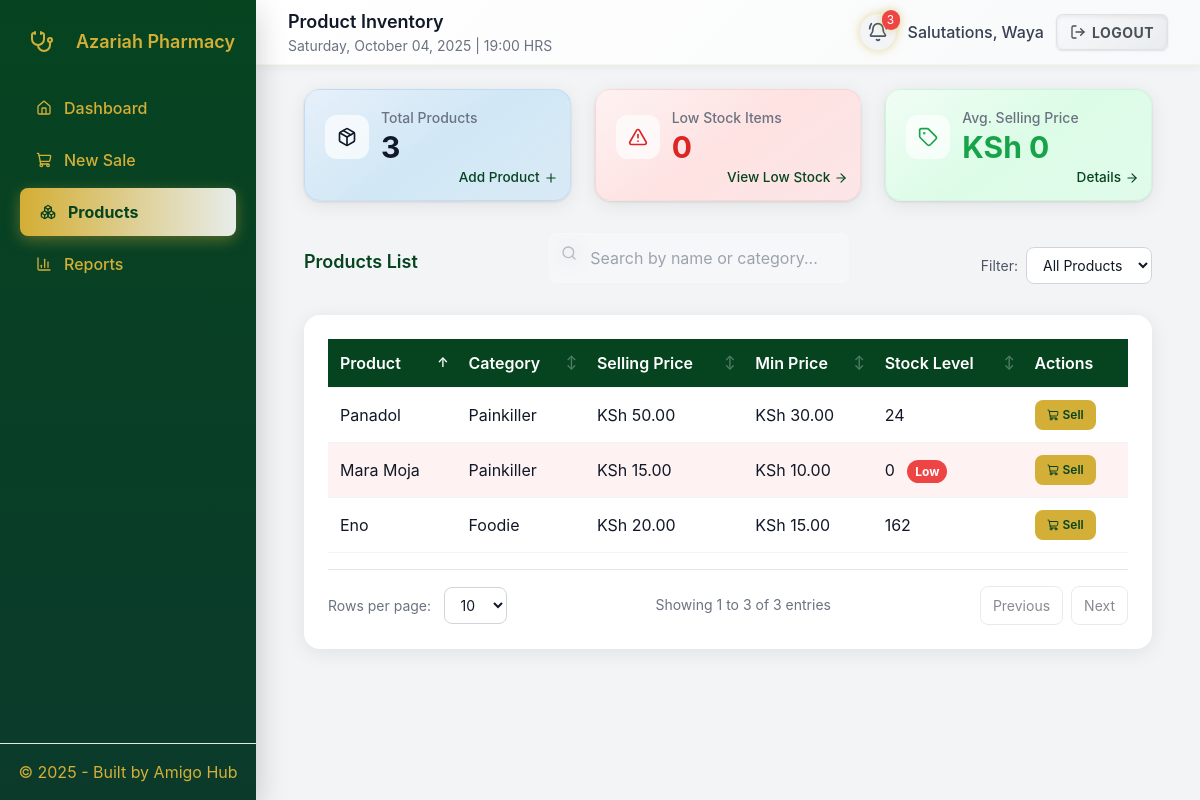
Screenshot of /products/ (signed in) with the database file from the repository.
### pos/models.py (models this page shows, shortened)
class Product(models.Model):
    name = models.CharField(max_length=255)
    category = models.CharField(max_length=120, blank=True)
    description = models.TextField(blank=True)
    price = models.DecimalField(max_digits=10, decimal_places=2)
    min_price = models.DecimalField(max_digits=10, decimal_places=2, default=0, validators=[MinValueValidator(Decimal('0.00'))])
    created_at = models.DateTimeField(auto_now_add=True)

### pos/views.py (the view)
# urls.py: path("products/", views.product_list, name="product_list"),
@login_required
def product_list(request):
    products = Product.objects.annotate(total_stock=Sum('stocks__quantity')).all()
    if request.META.get('HTTP_X_REQUESTED_WITH') == 'XMLHttpRequest':
        data = [{
            'id': product.id,
            'total_stock': product.total_stock or 0
        } for product in products]
        return JsonResponse({'stocks': data})
    return render(request, "pos/product_list.html", {"products": products})

### pos/templates/pos/product_list.html (shortened to what this page needs)
{% extends 'pos/base.html' %}
{% load humanize %}
{% block page_title %}Product Inventory{% endblock %}
{% block content %}
<div class="dashboard-container container mx-auto px-4">
  <div class="grid grid-cols-1 md:grid-cols-2 lg:grid-cols-3 gap-6 mb-8">
    <div class="card card-products relative">
      <div class="flex items-center mb-4">
        <div class="metric-icon">
          <i data-lucide="package" class="w-5 h-5 text-var(--darkgreen)"></i>
        </div>
        <div class="flex-1 min-w-0">
          <p class="metric-title">Total Products</p>
          <p class="metric-value text-var(--darkgreen)">{{ products|length|intcomma }}</p>
        </div>
      </div>
      <a href="{% url 'pos:product_add' %}" class="cta-link" aria-label="Add new product">
        Add Product
        <i data-lucide="plus" class="cta-icon"></i>
      </a>
    </div>
    <div class="card card-lowstock relative">
      <div class="flex items-center mb-4">
        <div class="metric-icon bg-red-100/80">
          <i data-lucide="alert-triangle" class="w-5 h-5 text-red-600"></i>
        </div>
        <div class="flex-1 min-w-0">
          <p class="metric-title">Low Stock Items</p>
          <p class="metric-value text-red-600">{{ low_stock_count|default:0 }}</p>
        </div>
      </div>
      <a href="?filter=low_stock" class="cta-link" aria-label="View low stock items">
        View Low Stock
        <i data-lucide="arrow-right" class="cta-icon"></i>
      </a>
    </div>
    <div class="card card-price relative">
      <div class="flex items-center mb-4">
        <div class="metric-icon bg-green-100/80">
          <i data-lucide="tag" class="w-5 h-5 text-green-600"></i>
        </div>
        <div class="flex-1 min-w-0">
          <p class="metric-title">Avg. Selling Price</p>
          <p class="metric-value text-green-600">KSh {{ avg_price|default:0|floatformat:0 }}</p>
        </div>
      </div>
      <a href="#" class="cta-link" aria-label="View pricing details">
        Details
        <i data-lucide="arrow-right" class="cta-icon"></i>
      </a>
    </div>
  </div>
  <div class="flex flex-col lg:flex-row justify-between items-start lg:items-center mb-4 gap-4">
    <h3>Products List</h3>
    <div style="width: 300px;">
      <div class="search-container">
        <i data-lucide="search" class="absolute left-3 top-3 w-4 h-4 text-gray-400 pointer-events-none"></i>
        <input type="text" id="search" placeholder="Search by name or category..." aria-label="Search products">
      </div>
    </div>
    <div class="filter-container">
      <label for="filterSelect" class="text-sm text-gray-600">Filter:</label>
      <select id="filterSelect">
        <option value="all">All Products</option>
      </select>
    </div>
  </div>
  <div class="table-container">
    {% if products %}
      <table id="products-table">
        <thead>
          <tr>
            <th class="sortable" data-column="name">Product <span class="sort-indicator">↕</span></th>
            <th class="sortable" data-column="category">Category <span class="sort-indicator">↕</span></th>
            <th class="sortable" data-column="price">Selling Price <span class="sort-indicator">↕</span></th>
            <th class="sortable" data-column="min_price">Min Price <span class="sort-indicator">↕</span></th>
            <th class="sortable" data-column="stock">Stock Level <span class="sort-indicator">↕</span></th>
            <th>Actions</th>
          </tr>
        </thead>
        <tbody>
          {% for product in products %}
            <tr
              data-product-id="{{ product.id }}"
              data-sort-name="{{ product.name|lower }}"
              data-sort-category="{{ product.category|lower }}"
              data-sort-price="{{ product.price }}"
              data-sort-stock="{{ product.total_stock|default:0 }}"
              data-sort-minprice="{{ product.min_price }}"
              class="{% if product.total_stock|default:0 <= 10 %}low-stock{% endif %}">
              <td>{{ product.name }}</td>
              <td>{{ product.category }}</td>
              <td>KSh {{ product.price|floatformat:2 }}</td>
              <td>KSh {{ product.min_price|floatformat:2 }}</td>
              <td>
                {{ product.total_stock|default:0 }}
                {% if product.total_stock|default:0 <= 10 %}<span class="alert-badge ml-2">Low</span>{% endif %}
              </td>
              <td>
                <button class="sell-btn" onclick="quickSell({{ product.id }})" aria-label="Quick sell {{ product.name }}">
                  <i data-lucide="shopping-cart" class="w-3 h-3"></i>
                  Sell
                </button>
              </td>
            </tr>
          {% endfor %}
        </tbody>
      </table>
      <div class="pagination-controls">
        <div>
          <label for="pageSize">Rows per page:</label>
          <select id="pageSize">
            <option value="10" selected>10</option>
          </select>
        </div>
        <div id="pageInfo" class="text-sm text-gray-500">Showing 1 to {{ products|length }} of {{ products|length }} entries</div>
        <div class="flex gap-2">
          <button id="prev" disabled>Previous</button>
          <button id="next">Next</button>
        </div>
      </div>
    {% else %}
      <div class="no-data">No products available. <a href="{% url 'pos:product_add' %}" class="text-var(--gold)">Add your first product?</a></div>
    {% endif %}
  </div>
</div>
{% endblock %}

### pos/templates/pos/base.html (shortened to what this page needs)
{% load static %}
<!doctype html>
<html lang="en">
<head>
  <script src="https://cdn.tailwindcss.com"></script>
</head>
<body class="min-h-screen">
  <div class="flex min-h-screen page-wrapper">
    {% if request.user.is_authenticated %}
    <aside id="sidebar"
           class="sidebar-panel fixed inset-y-0 left-0 z-40 w-64 transform -translate-x-full lg:translate-x-0 transition-transform duration-300 ease-out flex flex-col h-screen text-base"
           aria-hidden="true">
      <div class="p-5">
        <div class="flex items-center gap-3 mb-5">
          <figure class="w-11 h-11 rounded-lg bg-white/8 flex items-center justify-center text-lg backdrop-filter: blur(10px)" role="img" aria-label="Azariah Pharmacy Logo">
            <i data-lucide="stethoscope" class="w-6 h-6"></i>
          </figure>
          <div>
            <div class="text-lg font-semibold">Azariah Pharmacy</div>
          </div>
        </div>
        <nav class="space-y-1 mt-2">
          <a href="{% url 'pos:dashboard' %}" class="nav-link {% if request.resolver_match and request.resolver_match.url_name == 'dashboard' %}active{% endif %}" aria-label="Go to Dashboard">
            <i data-lucide="home" class="w-4 h-4"></i>
            <span>Dashboard</span>
          </a>
          <a href="{% url 'pos:sale_create' %}" class="nav-link {% if request.resolver_match and request.resolver_match.url_name == 'sale_create' %}active{% endif %}" aria-label="Create New Sale">
            <i data-lucide="shopping-cart" class="w-4 h-4"></i>
            <span>New Sale</span>
          </a>
          <a href="{% url 'pos:product_list' %}" class="nav-link {% if request.resolver_match and request.resolver_match.url_name == 'product_list' %}active{% endif %}" aria-label="View Products">
            <i data-lucide="boxes" class="w-4 h-4"></i>
            <span>Products</span>
          </a>
          {% if user.is_superuser %}
          <a href="{% url 'pos:reports' %}" class="nav-link {% if request.resolver_match and request.resolver_match.url_name == 'reports' %}active{% endif %}" aria-label="View Reports">
            <i data-lucide="bar-chart-3" class="w-4 h-4"></i>
            <span>Reports</span>
          </a>
          {% endif %}
        </nav>
      </div>
      <div class="mt-auto p-4 border-t border-white/6 text-center sidebar-footer">
        &copy; {% now "Y" %} - Built by
        <a href="https://amigohub.africa" target="_blank" rel="noopener" aria-label="Visit Amigo Hub website">Amigo Hub</a>
      </div>
    </aside>
    {% endif %}
    <div class="flex-1 main-content lg:ml-64">
      <header class="bg-white border-b sticky top-0 z-20">
        <div class="max-w-7xl mx-auto px-4 sm:px-6 lg:px-8">
          <div class="flex items-center justify-between h-16">
            <div class="flex items-center gap-3">
              <div class="page-title-group">
                {% if request.user.is_authenticated %}
                  <h1 class="text-lg font-semibold">{% block page_title %}Dashboard{% endblock %}</h1>
                  <p class="text-sm text-gray-500">{% now "l, F d, Y" %} | {% now "H:i" %} HRS</p>
                {% endif %}
              </div>
            </div>
            <div class="flex items-center gap-3">
              {% if request.resolver_match and request.resolver_match.url_name not in 'login signup' %}
                {% if request.user.is_authenticated %}
                  <div class="flex items-center gap-3">
                    {% if user.is_superuser %}
                    <div class="relative" id="bell-container">
                      <button id="notifications-bell" class="p-2 rounded-full bg-gray-100 hover:bg-gray-200 focus:outline-none focus:ring-2 focus:ring-gold transition-all duration-200" aria-label="View notifications" aria-haspopup="true" aria-expanded="false">
                        <i data-lucide="bell-ring" class="w-5 h-5 text-gray-600"></i>
                        <span id="unread-badge" class="absolute -top-1 -right-1 bg-red-500 text-white text-xs rounded-full min-w-[18px] h-5 flex items-center justify-center" style="display: none;">0</span>
                      </button>
                    </div>
                    {% endif %}
                    <span class="text-gray-700 font-medium hidden sm:inline" aria-live="polite">Salutations, {{ user.first_name|default:user.get_username }}</span>
                    <form action="{% url 'pos:logout' %}" method="post" class="inline" aria-label="Logout form">
                      <button type="submit" class="btn-logout focus:outline-none focus:ring-2 focus:ring-gold focus:ring-offset-2" aria-label="Log out of the application">
                        <i data-lucide="log-out" class="w-4 h-4"></i>
                        <span class="hidden sm:inline">Logout</span>
                      </button>
                    </form>
                  </div>
                {% else %}
                  <a href="{% url 'pos:login' %}" class="btn-primary" aria-label="Log in to the application">
                    <i data-lucide="log-in" class="w-4 h-4"></i>
                    <span>Login</span>
                  </a>
                {% endif %}
              {% endif %}
            </div>
          </div>
        </div>
      </header>
      <main class="py-6 min-h-[calc(100vh-4rem)]">
        <div class="max-w-7xl mx-auto px-4 sm:px-6 lg:px-8">
          <div class="page-content">
            {% block content %}{% endblock %}
          </div>
        </div>
      </main>
    </div>
  </div>
</body>
</html>

### pos/templates/pos/base.html (style rules this page uses)
:root { --darkgreen: #064420; --gold: #D4AF37; --gold-dark: #D4AF37; --panel-bg: #ffffff; --muted: #6b7280; --glass-bg: rgba(255, 255, 255, 0.25); --glass-border: rgba(255, 255, 255, 0.18); --neon-glow: 0 0 10px rgba(212, 175, 55, 0.5); }
body { font-family: Inter, ui-sans-serif, system-ui, -apple-system, "Segoe UI", Roboto, "Helvetica Neue", Arial; background: #f3f4f6; color: #111827; min-height: 100vh; }
.page-wrapper { position: relative; overflow: hidden; }
.page-content { animation: fadeSlideIn 0.4s cubic-bezier(0.4, 0, 0.2, 1) forwards; opacity: 0; transform: translateY(10px); }
body.loaded .page-content { animation-play-state: running; }
.sidebar-panel { background: linear-gradient(180deg, var(--darkgreen), #0b3a2b); color: var(--gold); box-shadow: 0 10px 30px rgba(0, 0, 0, 0.2); }
.nav-link { display: flex; align-items: center; gap: .75rem; padding: .75rem 1rem; border-radius: .5rem; color: var(--gold); text-decoration: none; font-weight: 500; transition: all 0.3s cubic-bezier(0.4, 0, 0.2, 1); position: relative; overflow: hidden; margin: 0.125rem 0; }
.nav-link::before { content: ''; position: absolute; top: 50%; left: 50%; width: 0; height: 0; background: rgba(255, 255, 255, 0.2); border-radius: 50%; transform: translate(-50%, -50%); transition: width 0.6s, height 0.6s; }
.nav-link.active { background: linear-gradient(90deg, var(--gold) 0%, rgba(255, 255, 255, 0.9) 100%); color: var(--darkgreen); font-weight: 700; box-shadow: 0 4px 15px rgba(212, 175, 55, 0.4); border-left: 4px solid var(--gold); transform: none; }
.btn-logout { background: linear-gradient(145deg, #f8f9fa, #e9ecef); border: 1px solid #dee2e6; color: #495057; padding: .4rem .8rem; border-radius: .4rem; font-weight: 700; display: inline-flex; align-items: center; gap: .4rem; transition: all 0.3s cubic-bezier(0.4, 0, 0.2, 1); position: relative; overflow: hidden; box-shadow: inset 0 2px 4px rgba(0, 0, 0, 0.06), 0 1px 2px rgba(0, 0, 0, 0.1); text-transform: uppercase; letter-spacing: 0.5px; font-size: 0.875rem; }
.btn-logout::before { content: ''; position: absolute; top: 0; left: -100%; width: 100%; height: 100%; background: linear-gradient(90deg, transparent, rgba(255, 255, 255, 0.4), transparent); transition: left 0.6s; }
.sidebar-footer a { color: var(--gold); text-decoration: none; transition: color 0.2s; }
.main-content { width: 100%; min-width: 0; }
.page-title-group > * { transition: opacity 0.3s ease-in-out; }
header { background: linear-gradient(135deg, #ffffff 0%, #f8f9fa 100%); border-bottom: 1px solid rgba(212, 175, 55, 0.1); box-shadow: 0 2px 10px rgba(0, 0, 0, 0.05); }
#unread-badge { animation: pulse 2s cubic-bezier(0.4, 0, 0.6, 1) infinite; box-shadow: var(--neon-glow); }
#bell-container:has(#unread-badge[style*="display: flex"]) #notifications-bell { box-shadow: var(--neon-glow); animation: glow 1.5s ease-in-out infinite alternate; }

### rows the page displays
Product: name "Panadol", category "Painkiller", price "50.00", min_price "30.00", total_stock "24"
Product: name "Mara Moja", category "Painkiller", price "15.00", min_price "10.00", total_stock "0", shows "Low"
Product: name "Eno", category "Foodie", price "20.00", min_price "15.00", total_stock "162"

### other values shown
{{ user.first_name|default:user.get_username }} "Waya"
{{ products|length|intcomma }} "3"
{{ low_stock_count|default:0 }} "0"
{{ avg_price|default:0|floatformat:0 }} "0"
